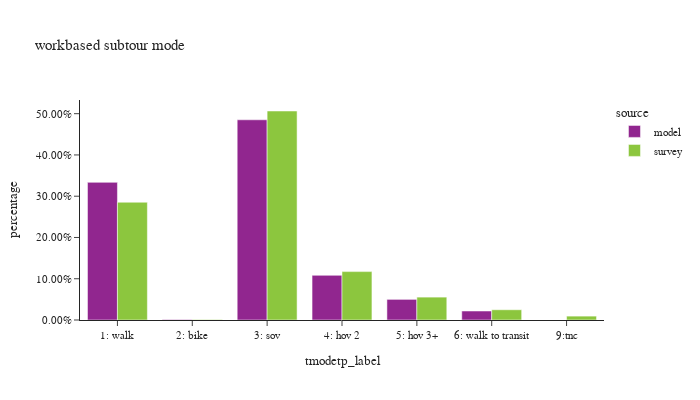

Notebook cell for this chart:
### Code cell
df_plot = wk_base_subtour.groupby(['source','tmodetp_label'])['toexpfac'].sum().reset_index()
df_plot['percentage'] = df_plot.groupby(['source'], group_keys=False)['toexpfac']. \
    apply(lambda x: x / float(x.sum()))

df_plot_ct = wk_base_subtour.groupby(['source','tmodetp_label'])['toexpfac'].count().reset_index(). \
    rename(columns={'toexpfac':'sample count'})
df_plot = df_plot.merge(df_plot_ct, on=['source','tmodetp_label'])

fig = px.bar(df_plot.sort_values(by=['source']), x="tmodetp_label", y="percentage", color="source",
             barmode="group",hover_data=['sample count'],title="workbased subtour mode")
fig.update_layout(height=400, width=700, font=dict(size=11),
                  xaxis = dict(dtick = 1, categoryorder='category ascending'),
                  yaxis=dict(tickformat=".2%"))
fig.show()

### Figure 1 — Plotly figure (JSON) as saved in the notebook; plotly's stock layout.template omitted (floating-point values rounded to 4 significant figures)
{"data": [{"alignmentgroup": "True", "customdata": [[51128], [183], [74367], [16591], [7664], [3334], [2]], "hovertemplate": "source=model<br>tmodetp_label=%{x}<br>percentage=%{y}<br>sample count=%{customdata[0]}<extra></extra>", "legendgroup": "model", "marker": {"color": "#91268F", "pattern": {"shape": ""}}, "name": "model", "offsetgroup": "model", "orientation": "v", "showlegend": true, "textposition": "auto", "type": "bar", "x": ["1: walk", "2: bike", "3: sov", "4: hov 2", "5: hov 3+", "6: walk to transit", "9:tnc"], "xaxis": "x", "y": [0.3336, 0.001194, 0.4852, 0.1082, 0.05, 0.02175, 1.305e-05], "yaxis": "y"}, {"alignmentgroup": "True", "customdata": [[128], [4], [102], [17], [17], [5], [1]], "hovertemplate": "source=survey<br>tmodetp_label=%{x}<br>percentage=%{y}<br>sample count=%{customdata[0]}<extra></extra>", "legendgroup": "survey", "marker": {"color": "#8CC63E", "pattern": {"shape": ""}}, "name": "survey", "offsetgroup": "survey", "orientation": "v", "showlegend": true, "textposition": "auto", "type": "bar", "x": ["1: walk", "2: bike", "3: sov", "4: hov 2", "5: hov 3+", "6: walk to transit", "9:tnc"], "xaxis": "x", "y": [0.2854, 0.001132, 0.5065, 0.1173, 0.05545, 0.02481, 0.009413], "yaxis": "y"}], "layout": {"barmode": "group", "font": {"size": 11}, "height": 400, "legend": {"title": {"text": "source"}, "tracegroupgap": 0}, "title": {"text": "workbased subtour mode"}, "width": 700, "xaxis": {"anchor": "y", "categoryorder": "category ascending", "domain": [0.0, 1.0], "dtick": 1, "title": {"text": "tmodetp_label"}}, "yaxis": {"anchor": "x", "domain": [0.0, 1.0], "tickformat": ".2%", "title": {"text": "percentage"}}}}
